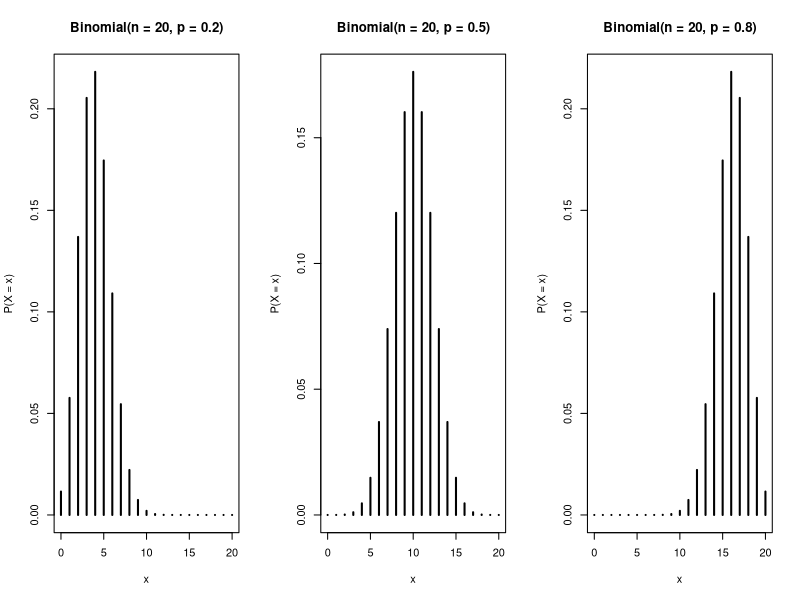

Write the R code that produced this figure.
pdf("binomial-shape.pdf", width = 6.5, height = 3.5)

n <- 20
x <- 0:n

par(mfrow = c(1, 3))

p <- 0.2
y <- dbinom(x, size = n, prob = p)
plot(x, y,
     type = "h",
     lwd = 2,
     main = "Binomial(n = 20, p = 0.2)",
     xlab = "x",
     ylab = "P(X = x)")

p <- 0.5
y <- dbinom(x, size = n, prob = p)
plot(x, y,
     type = "h",
     lwd = 2,
     main = "Binomial(n = 20, p = 0.5)",
     xlab = "x",
     ylab = "P(X = x)")

p <- 0.8
y <- dbinom(x, size = n, prob = p)
plot(x, y,
     type = "h",
     lwd = 2,
     main = "Binomial(n = 20, p = 0.8)",
     xlab = "x",
     ylab = "P(X = x)")

dev.off()
